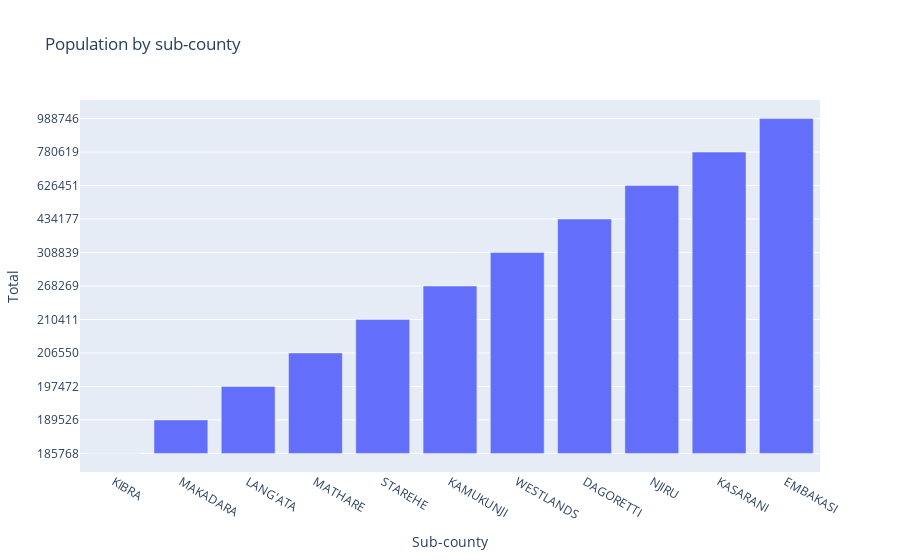

This figure's notebook cell:
### Code cell
def population_by_subcounty(df):
    total_rows = df[df['Age'] == 'Total']
    result_df = total_rows[['sub-county', 'Total']].copy()
    result_df.columns = ['Sub-county', 'Total']  
    result_df = result_df[result_df['Sub-county'] != 'ALL']    
    result_df = result_df.reset_index(drop=True)
    result_df = result_df.sort_values('Total')
    return result_df

population_by_subcounty=population_by_subcounty(nairobi_population_dataset)
# population_by_subcounty

fig = px.bar(population_by_subcounty, x='Sub-county', y='Total',title="Population by sub-county")
fig.show()

### Figure 1 — Plotly figure (JSON) as saved in the notebook; plotly's stock layout.template omitted (floating-point values rounded to 4 significant figures)
{"data": [{"alignmentgroup": "True", "hovertemplate": "Sub-county=%{x}<br>Total=%{y}<extra></extra>", "legendgroup": "", "marker": {"color": "#636efa", "pattern": {"shape": ""}}, "name": "", "offsetgroup": "", "orientation": "v", "showlegend": false, "textposition": "auto", "type": "bar", "x": ["KIBRA", "MAKADARA", "LANG'ATA", "MATHARE", "STAREHE", "KAMUKUNJI", "WESTLANDS", "DAGORETTI", "NJIRU", "KASARANI", "EMBAKASI"], "xaxis": "x", "y": ["185768", "189526", "197472", "206550", "210411", "268269", "308839", "434177", "626451", "780619", "988746"], "yaxis": "y"}], "layout": {"barmode": "relative", "legend": {"tracegroupgap": 0}, "title": {"text": "Population by sub-county"}, "xaxis": {"anchor": "y", "domain": [0, 1], "title": {"text": "Sub-county"}}, "yaxis": {"anchor": "x", "domain": [0, 1], "title": {"text": "Total"}}}}
